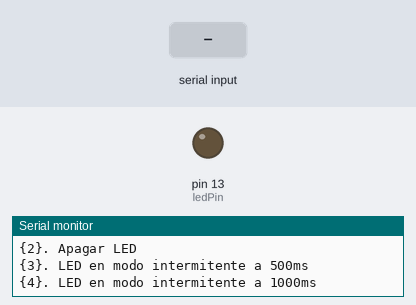
Recording of a sketch running on a simulated Arduino Uno, built with avr-gcc and run on an emulated ATmega328P. Shown: output pins drawn as LEDs (lit = HIGH), the last lines printed to the serial monitor. Dashed ring = blinking. The test bench sets the inputs (shaded band).

Above: at 1.2 s.
1.3 s: "3" received over Serial
At 1.65 s:
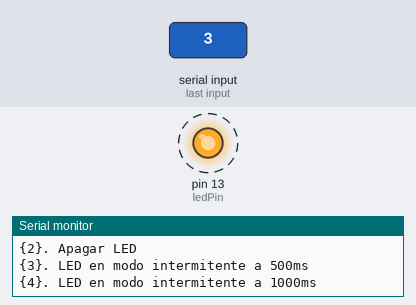
4.3 s: "1" received over Serial
5.8 s: "4" received over Serial
At 8.7 s:
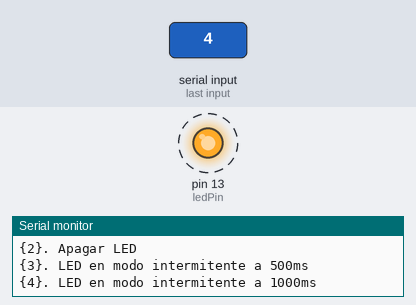
Timing chart, 0 to 14.8 s (numbered marks = the images above; inputs shaded):
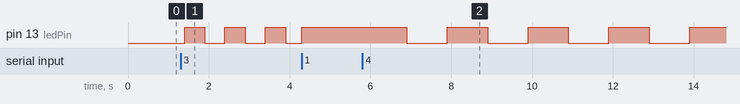

Measured:
- after the input at 1.3 s, pin 13 (ledPin): alternates HIGH for 0.50 s and LOW for 0.50 s, starting after 0.10 s
- after the input at 5.8 s, pin 13 (ledPin): alternates HIGH for 1.0 s and LOW for 1.0 s, starting after 1.1 s

The sketch:

arduino.ino
```cpp
int ledPin = 13; // Usaremos el pin 13 para el LED
char option;
unsigned long previousMillis = 0; // Variable para el temporizador
const long interval500ms = 500; // Intervalo de 500ms
const long interval1000ms = 1000; // Intervalo de 1000ms (1 segundo)
bool blinking500ms = false; // Estado para el parpadeo a 500ms
bool blinking1000ms = false; // Estado para el parpadeo a 1000ms
bool ledState = LOW; // Estado actual del LED

void setup() {
  pinMode(ledPin, OUTPUT);
  Serial.begin(9600);
  mostrarMenu(); // Mostramos el menú al iniciar
}

void loop() {
  if (Serial.available() > 0) {
    option = Serial.read();

    switch (option) {
      case '1':
        blinking500ms = false;
        blinking1000ms = false;
        digitalWrite(ledPin, HIGH);
        Serial.println("LED encendido.");
        break;

      case '2':
        blinking500ms = false;
        blinking1000ms = false;
        digitalWrite(ledPin, LOW);
        Serial.println("LED apagado.");
        break;

      case '3':
        blinking500ms = true;
        blinking1000ms = false;
        Serial.println("LED en modo intermitente a 500ms.");
        break;

      case '4':
        blinking500ms = false;
        blinking1000ms = true;
        Serial.println("LED en modo intermitente a 1000ms.");
        break;

      default:
        Serial.println("Opción inválida. Por favor elige entre 1, 2, 3 o 4.");
        break;
    }

    mostrarMenu(); // Mostramos el menú después de cada instrucción
  }

  // Gestionar el modo intermitente a 500ms
  if (blinking500ms) {
    unsigned long currentMillis = millis();
    if (currentMillis - previousMillis >= interval500ms) {
      previousMillis = currentMillis;
      ledState = !ledState; // Cambiar el estado del LED
      digitalWrite(ledPin, ledState);
    }
  }

  // Gestionar el modo intermitente a 1000ms
  if (blinking1000ms) {
    unsigned long currentMillis = millis();
    if (currentMillis - previousMillis >= interval1000ms) {
      previousMillis = currentMillis;
      ledState = !ledState; // Cambiar el estado del LED
      digitalWrite(ledPin, ledState);
    }
  }
}

// Función para mostrar el menú
void mostrarMenu() {
  Serial.println("- Menú -");
  Serial.println("{1}. Encender LED");
  Serial.println("{2}. Apagar LED");
  Serial.println("{3}. LED en modo intermitente a 500ms");
  Serial.println("{4}. LED en modo intermitente a 1000ms");
}
```
